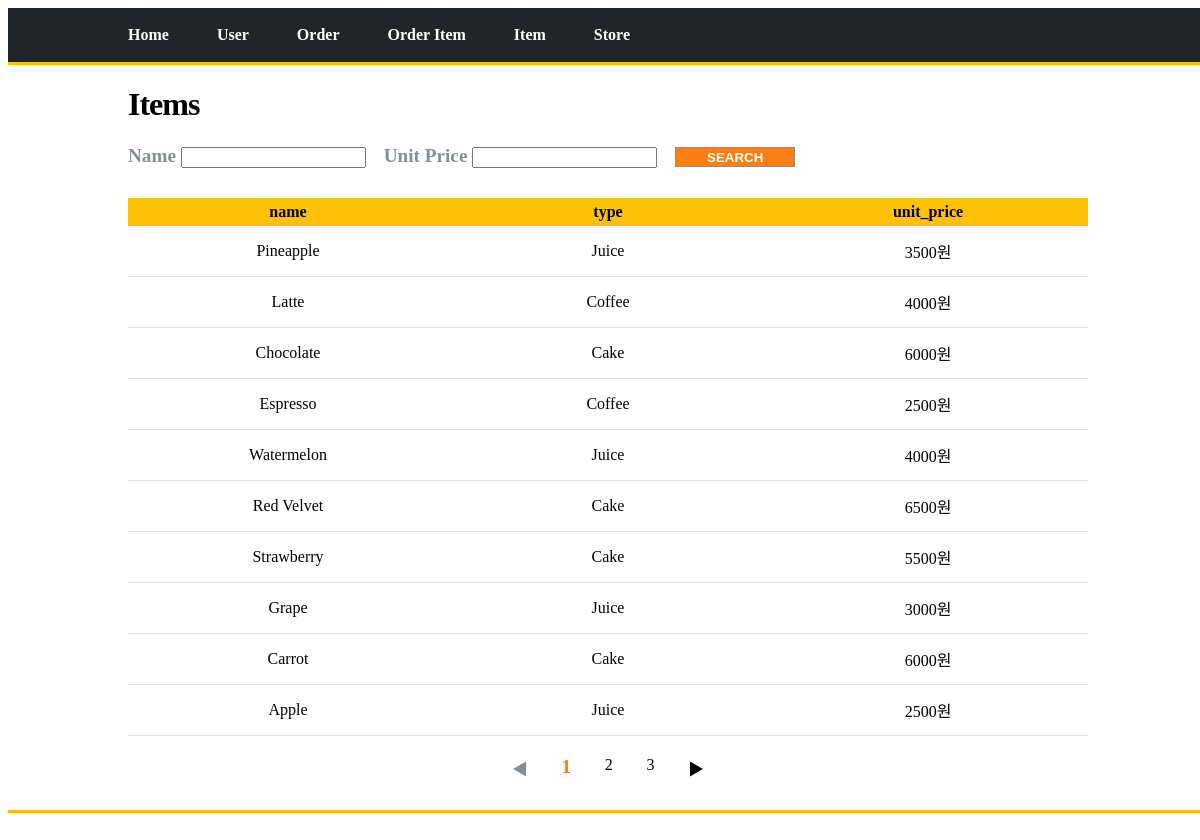
Screenshot of /item/board/list with the database file from the repository.
### tables this page shows
CREATE TABLE item (
        id TEXT PRIMARY KEY,
        name TEXT NOT NULL,
        type TEXT NOT NULL,
        unit_price INTEGER NOT NULL
);

### view/item_view.py (the view)
@item_bp.route("/board/list")
def item_board_list():
    print('----------------------------view-item : @item_bp.route("/item/board/list")')
    page_num = request.args.get("page_num", type=int, default=1)
    name = request.args.get("name", type=str, default="no search")
    unit_price = request.args.get("unit_price", type=int, default=-1)
    result = []
    if (name == 'no search') and (unit_price == -1):
        result = item_service.read_all()
    elif (len(name) !=0) and ( unit_price == -1) :
        result = item_service.read_name(name)
    elif (len(name) ==0) and ( unit_price != -1) :
        result = item_service.read_price(unit_price)
    elif (len(name) !=0) and ( unit_price != -1) :
        result = item_service.read_name_price(name, unit_price)
    total_page, page_list, page_datas = get_page_info(page_num, 10, 3, result) # 현재 페이지 번호, 노출 게시물 개수, 노출 페이지 간격, 게시물 데이터
    response = render_template("item/board/list.html", datas=result, total_page = total_page, page_list=page_list, page_datas=page_datas, page_num=page_num, name=name, unit_price = unit_price)
    return response

### service/execute_sql_service/execute_sql_service.py (called while the page is built)
    def get_conn_cursor(self) :
        conn = sqlite3.connect("db/crm.db")
        cursor = conn.cursor()
        return conn, cursor

    def execute_sql(self, type_, sql, args = None) :
        conn, cursor = self.get_conn_cursor()
        result = None
        if (type_ == DML.SELECT) or (type_ == DML.SELECTONE) :
            result = None
            if type_ == DML.SELECT :
                result = self.fetchall_as_dict(cursor, sql, args)
            else :
                result = self.fetchone_as_dict(cursor, sql, args)
            conn.close()
            return result
        else :
            cursor.execute(sql, args)
            conn.commit()
        conn.close()

    def fetchall_as_dict(self, cursor, sql, args):
        if args != None:
            cursor.execute(sql, args)
        else :
            cursor.execute(sql)
        columns = [column[0] for column in cursor.description]  #[컬럼명, ...]
        rows = cursor.fetchall()
        result = []
        for row in rows:
            result.append(dict(zip(columns, row)))  # key : value = column : column value
        return result

### service/execute_sql_service/item_execute_sql_service.py (called while the page is built)
    def read_all(self):
        print('----------------------------service-item : read_all()')
        sql = "SELECT * FROM item"
        result = self.execute_sql(DML.SELECT, sql)
        return result

### view/paging.py (called while the page is built)
def get_page_info(page_num, per_page, interval, datas): #현재 페이지 번호, 노출할 게시물 개수, 노출할 페이지 번호 간격, 게시데이터
    cur_page_list = []
    page_datas = None
    total_page = get_total_page(per_page, len(datas)) # 전체 페이지 번호 개수 구하기
    total_page_list = list(range(1, total_page+1)) #  # 전체 페이지 번호를 리스트화 하기(1~전체 int페이지를 담은 리스트)
    separated_page_list = get_crop_page(total_page_list, interval) # 페이지에 노출할 페이지 범위만큼 자른 리스트를 요소로 하는 리스트 얻기
    cur_page_list = check_current_page_belongs(page_num, separated_page_list) #현재 페이지가 어느 요소에 속하는 지 검사
    page_datas = get_current_page_datas(page_num, per_page, datas)  #현재 페이지의 데이터 get
    return (total_page, cur_page_list, page_datas)

def get_total_page(per_page, len_datas):
    total_page = 0
    total_page=math.ceil(len_datas/per_page)
    return total_page

def get_crop_page(page_list, interval) :
    result = [page_list[ i : i + interval ] for i in range( 0, len(page_list), interval )]
    return result

def check_current_page_belongs(cur_page, page_list):
    result = None
    for page in page_list :
        if cur_page in page :
            result = page
    return result

### templates/item/board/list.html (shortened to what this page needs)
<!DOCTYPE html>
<html lang="ko">
<head>
</head>
    <body>
        <div id="root">
            <header>
                <nav class="nav">
                    <ul>
                        <li><a href="/">Home</a></li>
                        <li><a href="/user/board/list">User</a></li>
                        <li><a href="/order/board/list">Order</a></li>
                        <li><a href="/order-item/board/list">Order Item</a></li>
                        <li><a href="/item/board/list">Item</a></li>
                        <li><a href="/store/board/list">Store</a></li>
                    </ul>
                </nav>
            </header>
            <div class="border"> </div>
            <main id = "main">
                <h1 class="board_name">Items</h1>
                <section class="main_content">
                    <div class="search_bar">
                        <form action="{{url_for('item.item_board_list')}}" method="get">
                            <label for="name">Name </label>
                            {% if name == "no search" %}
                            <input type="text" id="name" name="name"/>
                            {% else %}
                            <input type="text" id="name" name="name" value="{{name}}" style="font-weight: 600;"/>
                            {% endif %}
                            <label for="unit_price">Unit Price </label>
                                {% if unit_price == -1 %}
                                <input type="text" name="unit_price" id="unit_price" >
                                {% else %}
                                <input type="text" name="unit_price" id="unit_price" value="{{unit_price}}" style="font-weight: 600;">
                                {% endif %}
                            <input type="submit" value="SEARCH">
                        </form>
                    </div>
                    <div class="board_content">
                        <div>
                            <table>
                                <col width="33%"></col>
                                <col width="33%"></col>
                                <col width="33%"></col>
                                {% if page_datas %}
                                {% set header = page_datas[0].keys() %}
                                <tr>
                                    {% for value in header %}
                                    {% if value != 'id' %}
                                        <th>{{value}}</th>
                                    {% endif %}
                                    {% endfor %}
                                </tr>
                                    {% for page_data in page_datas %}
                                    {% set id = page_data['id'] %}
                                    <tr onclick = window.location.href="{{ url_for('item.item_board_detail', id=id) }}">
                                        {% for key, value in page_data.items() %}
                                            {% if key != "id" %}
                                                {% if key == 'unit_price' %}
                                                <td><span>{{value}}</span><span>원</span></td>
                                                {% else %}
                                                <td>{{value}}</td>
                                                {% endif %}
                                            {% endif %}
                                        {% endfor %}
                                    </tr>
                                    {% endfor %}
                                {% else %}
                                    <tr><td colspan="5">NO DATA</td></tr>
                                {% endif %}
                            </table>
                        </div>
                        <div class="board_paging">
                            <ul type="none">
                                {% if page_list  %}
                                    {% if page_list[0] == 1 %}
                                    <li><a style="color:var(--bs-gray-600);">◀</a></li>
                                    {% else %}
                                    {% set pre_page_num = page_list[0]-3 %}
                                    <li><a class="pre_page_btn" href="{{ url_for('item.item_board_list', page_num = pre_page_num, name=name, unit_price = unit_price) }}">◀</a></li>
                                    {% endif %}
                                {% endif %}
                                {% if page_list != None %}
                                    {% for page in page_list %}
                                        {% if page == page_num %}
                                        <li><a class="current_page" href="{{ url_for('item.item_board_list', page_num = page, name=name, unit_price = unit_price) }}">{{page}}</a></li>
                                        {% else %}
                                        <li><a class="page_num" href="{{ url_for('item.item_board_list', page_num = page, name=name, unit_price = unit_price) }}">{{page}}</a></li>
                                        {% endif %}
                                    {%endfor%}
                                {% endif %}
                                {% if page_list  %}
                                    {% set page_length = page_list | length %}
                                    {% set page_index = page_length-1 %}
                                    {% set next_page_num = page_list[page_index]+1 %}
                                    {% if page_list[page_index] == total_page %}
                                    <li><a style="color:var(--bs-gray-600); cursor:default">▶</a></li>
                                    {% else %}
                                    <li><a class="next_page_btn" href="{{ url_for('item.item_board_list', page_num=next_page_num, name=name, unit_price = unit_price) }}">▶</a></li>
                                    {% endif %}
                                {% endif %}
                            </ul>
                        </div>
                    </div>
                </section>
        </main>
        <div class="border" style="margin-bottom:50px;"> </div>
    </div>
    </body>
</html>

### templates/item/board/list.html (style rules this page uses)
:root { --bs-blue: #0d6efd; --bs-indigo: #6610f2; --bs-purple: #6f42c1; --bs-pink: #d63384; --bs-red: #dc3545; --bs-orange: #fd7e14; --bs-yellow: #ffc107; --bs-green: #198754; --bs-teal: #20c997; --bs-cyan: #0dcaf0; --bs-white: #fff; --bs-gray: #868e96; --bs-gray-dark: #343a40; --bs-gray-100: #f1f3f5; --bs-gray-200: #e9ecef; --bs-gray-300: #dee2e6; --bs-gray-400: #ced4da; --bs-gray-500: #adb5bd; --bs-gray-600: #868e96; --bs-gray-700: #495057; --bs-gray-800: #343a40; --bs-gray-900: #212529; --bs-primary: #00c471; --bs-secondary: #343a40; --bs-success: #198754; --bs-info: #0d6efd; --bs-warning: #ffc107; --bs-danger: #dc3545; --bs-light: #f1f3f5; --bs-dark: #212529; --bs-body-bg: #fff; }
html, body { width: 100%; }
a { text-decoration: none; color : inherit; }
li { list-style: none; }
nav.nav ul { margin : 0 auto; display: flex; justify-content: flex-start; padding: 1.5% 10%; }
.border { border-bottom: 3px solid var(--bs-warning); }
nav.nav ul li { margin-right : 5%; }
nav.nav { background-color: var(--bs-dark); color : var(--bs-white); font-weight : 800; cursor: pointer; }
div.search_bar { margin-bottom : 2%; }
main#main { width: 80%; margin : 0 auto; min-height: 500px; }
.board_name { font-weight: 800;letter-spacing: -1px; }
.board_content table { width:100%; margin-top : 30px; border-collapse : collapse; }
.board_content table th { background-color: var(--bs-yellow); padding : 5px; }
.board_content table td { padding : 13px; text-align: center; border-bottom: 1px solid var(--bs-gray-300); }
.search_bar form label { font-size: 1.2em; font-weight: 600; color : var(--bs-gray-600) }
.main_content .search_bar form input[type=submit] { cursor: pointer; width : 120px; background-color: var(--bs-orange); color: var(--bs-white); text-align: center; height : 20px; font-weight: 600; border : 1px solid var(--bs-gray-600); }
.board_paging { margin : 10px auto 20px; }
.board_paging ul { display: flex; justify-content: space-between; padding: 10px 40%; margin: 0; }
.board_paging li { list-style-type: none; }
.board_paging ul li .page_num:hover, .pre_page_btn:hover, .next_page_btn:hover, .current_page { color : var(--bs-orange); font-weight: 600; font-size: 1.2em; }

### rows the page displays
item: name "Pineapple", type "Juice", unit_price "3500"
item: name "Latte", type "Coffee", unit_price "4000"
item: name "Chocolate", type "Cake", unit_price "6000"
item: name "Espresso", type "Coffee", unit_price "2500"
item: name "Watermelon", type "Juice", unit_price "4000"
item: name "Red Velvet", type "Cake", unit_price "6500"
item: name "Strawberry", type "Cake", unit_price "5500"
item: name "Grape", type "Juice", unit_price "3000"
item: name "Carrot", type "Cake", unit_price "6000"
item: name "Apple", type "Juice", unit_price "2500"

### other values shown
{{ value }} "name" "type" "unit_price"
{{ page }} "1"
{{ page }} "2" "3"
